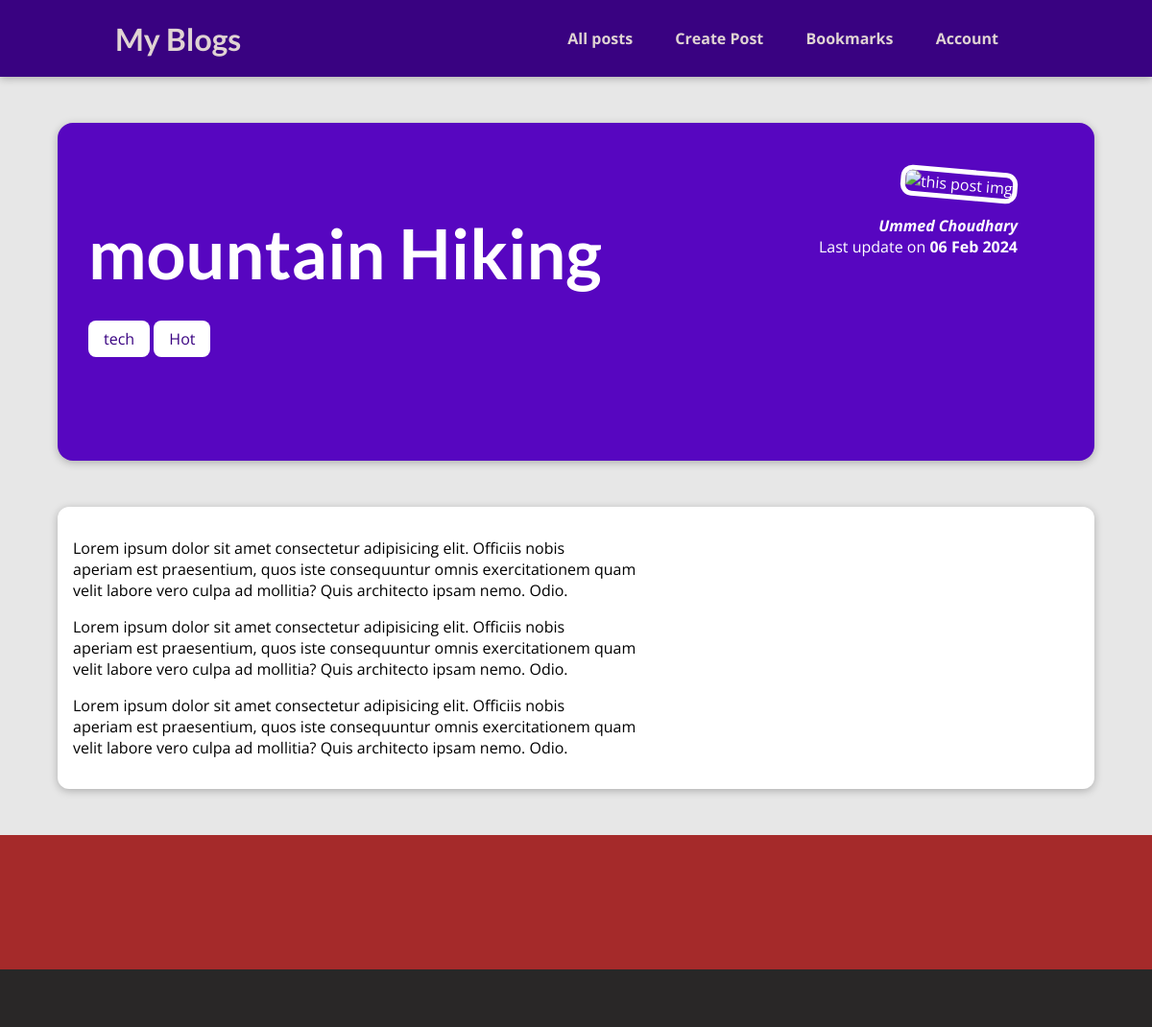
Screenshot of /posts/hileInTheMountains with the database file from the repository.
### blog/models.py (models this page shows, shortened)
class Post(models.Model):
    title=models.CharField(max_length=100)
    excerpt = models.CharField(max_length=200)
    image_name = models.ImageField(upload_to='static/blog/')
    date = models.DateField(auto_now=True)
    slug = models.SlugField(unique = True)
    content = models.TextField()
    author = models.ForeignKey(Author,null=True,on_delete = models.SET_NULL,related_name = "posts")
    tags = models.ManyToManyField(Tag)

class Tag(models.Model):
    caption = models.CharField(max_length = 20)

class Author(models.Model):
    first_name = models.CharField(max_length=50)
    last_name = models.CharField(max_length=50)
    email = models.EmailField()
    def __str__(self):
        return f"{self.first_name} {self.last_name}"

### blog/views.py (the view)
# urls.py: path("posts/<slug>",views.postDetail,name="postDetail")
def postDetail(request,slug):
    iPost = Post.objects.all().get(slug = slug)
    return render(request,"blog/postDetail.html",{'post':iPost,"post_tag":iPost.tags.all()})

### blog/templates/Blog/postDetail.html (shortened to what this page needs)
{% extends "base.html" %}
{% load static  %}
{% block css_file%}
<link rel="stylesheet" href="{% static "blog/postDetail.css" %}">
{% endblock%}
{% block content%}
<section id="summary">
    <h2>{{post.title}}</h2>
    <div>
        {% for i in post_tag %}
        <span class="tag">{{i.caption}}</span>
        {% endfor %}
    </div>
    <article>
        <img src="{% static "blog/images/img1.jpg" %}" alt="this post img">
        <address><a href="mailto:{{ post.author.email }}">{{post.author}}</a></address>
        <div>
            Last update on <time>{{post.date|date:"d M Y" }}</time>
        </div>
    </article>
</section>
<main>
    {{post.content | linebreaks}}
</main>
{% endblock %}

### templates/base.html (shortened to what this page needs)
{% load static %}
<!DOCTYPE html>
<html>
    <head>
        <link rel="stylesheet" href="{% static "app.css" %}">
        <link rel="stylesheet" href="{% static "footer.css" %}">
        {%block css_file%}{%endblock%}
    </head>
    <body>
        <header id="main-navigation">
            <h1><a href="{% url "startingPage" %}">My Blogs</a></h1>
            <nav>
                <a href={% url "posts" %}>All posts</a>
                <a href={% url "createBlogPage" %}>Create Post</a>
                <a href={% url "posts" %}>Bookmarks</a>
                <a href={% url "account_page" %}>Account</a>
            </nav>
        </header>
        {% block content%}
        {%endblock%}
        {% include 'footer.html' %}
    </body>
</html>

### templates/footer.html (shortened to what this page needs)
<footer class="site-footer">
    <div class="container1">
    </div>
</footer>

### static/app.css (style rules this page uses)
* { box-sizing: border-box; }
html { font-family: 'Open Sans', 'Lato', sans-serif; }
body { margin: 0; }
h1, h2, h3 { font-family: 'Lato', sans-serif; font-weight: bold; }
#main-navigation { width: 100%; height: 5rem; display: flex; justify-content: space-between; align-items: center; padding: 0 10%; position: absolute; top: 0; left: 0; }
#main-navigation a { text-decoration: none; color: rgb(224, 211, 211); font-weight: bold; margin-right: 40px; }

### static/footer.css (style rules this page uses)
.site-footer { height: 200px; background-color: rgb(41, 39, 39); }
.container1 { height:70%; background-color: brown; display: flex; }

### blog/static/blog/postDetail.css (style rules this page uses)
body { background-color: #e7e7e7; }
#main-navigation { background-color: #390281; box-shadow: 0 2px 8px rgba(0, 0, 0, 0.25); }
#summary { margin: 8rem auto 3rem auto; padding: 2rem; width: 90%; max-width: 90rem; border-radius: 16px; background-color: #5706c0; position: relative; box-shadow: 0 2px 8px rgba(0, 0, 0, 0.25); height: 22rem; }
#summary h2 { color: white; font-size: 4.5rem; margin-bottom: 0.25rem; padding-bottom: 2rem; }
#summary article { position: absolute; top: 2rem; right: 3rem; padding: 1rem 2rem; border-radius: 12px; text-align: right; color: white; }
#summary article img { width: 12rem; height: 12rem; border-radius: 12px; transform: rotateZ(5deg); border: 5px solid white; margin-bottom: 1rem; }
#summary address { font-weight: bold; }
#summary time { font-weight: bold; }
#summary a { color: white; text-decoration: none; }
main { width: 90%; max-width: 90rem; margin: 3rem auto; background-color: white; padding: 1rem; border-radius: 12px; box-shadow: 0 2px 8px rgba(0, 0, 0, 0.25); }
.tag { background-color: white; color: #390281; padding: 0.5rem 1rem; border-radius: 8px; }

### rows the page displays
Post: title "mountain Hiking", author "Ummed Choudhary", date "06 Feb 2024", content "Lorem ipsum dolor sit amet consectetur adipisicing elit. Officiis nobis aperiam est praesentium, quos iste consequuntur omnis exercitationem quam velit labore vero culpa ad mollitia? Quis architecto ipsam nemo. Odio. Lorem ipsum dolor sit amet consectetur adipisicing elit. Officiis nobis aperiam est praesentium, quos iste consequuntur omnis exercitationem quam velit labore vero culpa ad mollitia? Quis architecto ipsam nemo. Odio. Lorem ipsum dolor sit amet consectetur adipisicing elit. Officiis nobis aperiam est praesentium, quos iste consequuntur omnis exercitationem quam velit labore vero culpa ad mollitia? Quis architecto ipsam nemo. Odio."
Tag: caption "tech"
Tag: caption "Hot"
